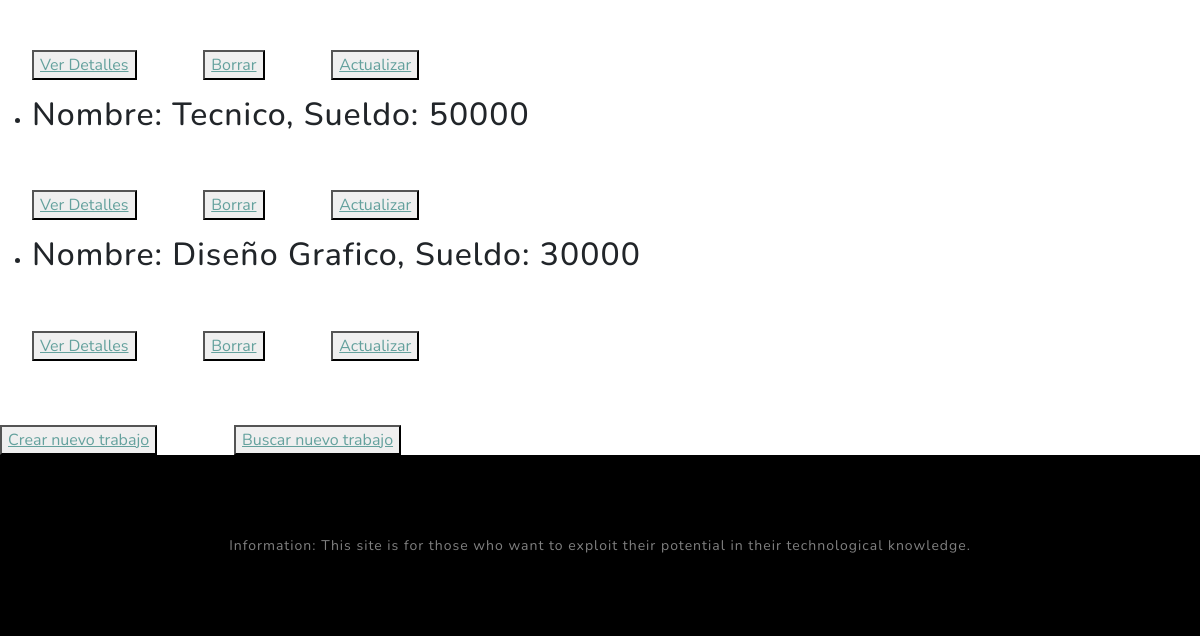
The app's page /trabajos_list/ (signed in, lower part), older data.
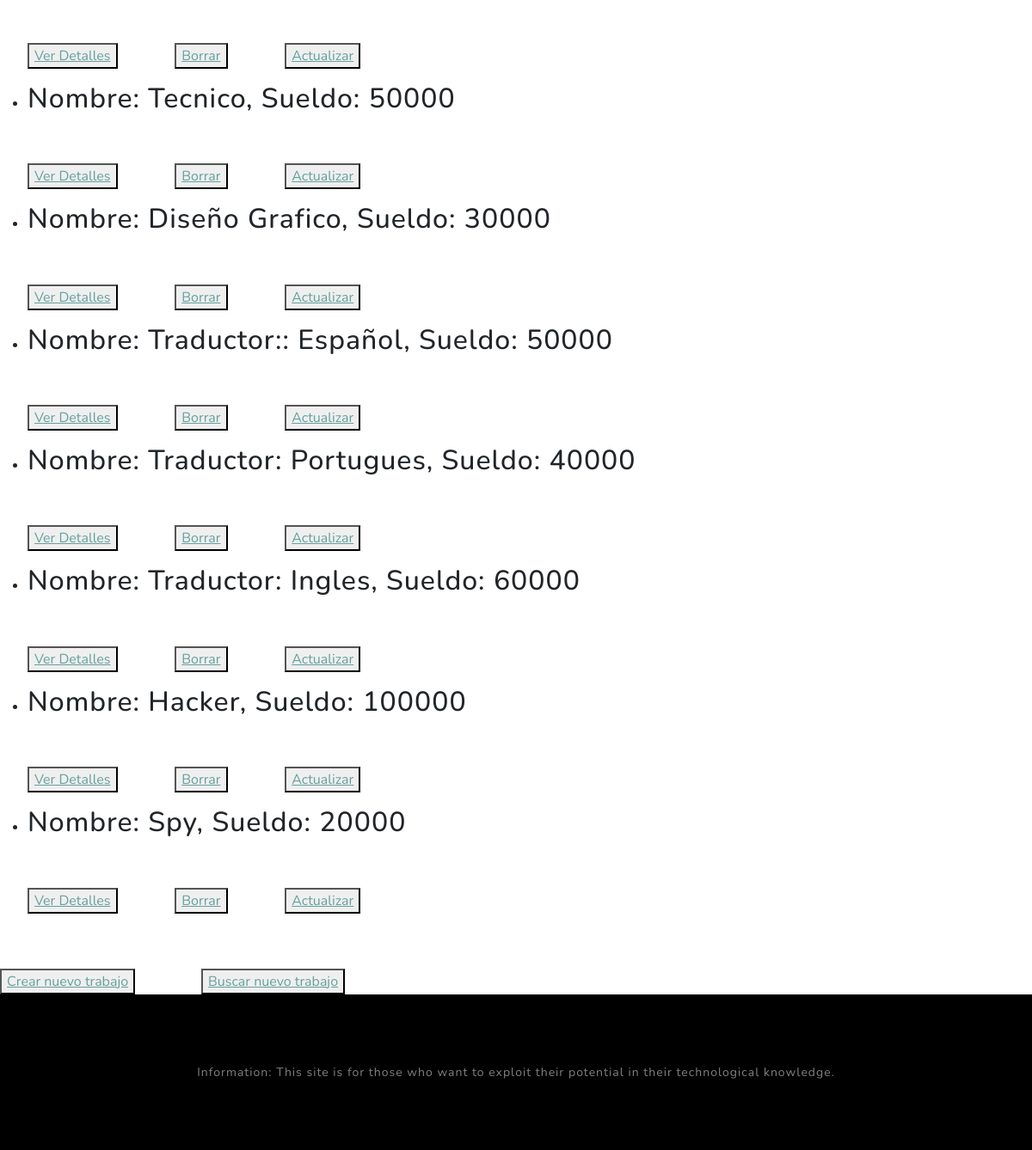
The same page, newer data.
### MiApp2/models.py (models this page shows)
class Trabajo(models.Model):
    nombre=models.CharField(max_length=40)
    sueldo = models.IntegerField()
    def __str__(self):
        return f'Nombre: {self.nombre}, Sueldo: {self.sueldo}'

### MiApp2/views.py (the view)
# urls.py: path('trabajos_list/', views.TrabajoList.as_view(), name='List'),
class TrabajoList(ListView):
    model = Trabajo
    template_name = 'MiApp2/trabajo_list.html'

### MiApp2/Templates/MiApp2/trabajo_list.html (shortened to what this page needs)
{% extends 'MiApp2/index.html' %}
{% load static %}
{% block codigo_fatal2 %}
{% for trabajo in object_list %}
<ul>
    <li>
        <h2>{{trabajo}}</h2>
        <br>
        <br>
        <button>
            <a href="{% url 'Detail' trabajo.id %}">Ver Detalles</a>
        </button>
        <button>
            <a href="{% url 'Delete' trabajo.id %}">Borrar</a>
        </button>
        <button>
            <a href="{% url 'Update' trabajo.id %}">Actualizar</a>
        </button>
    </li>
</ul>
{% endfor %}
    <br>
    <br>
<button>
    <a href="{% url 'Create' %}">Crear nuevo trabajo</a>
</button>
<button>
    <a href="{% url 'Buscar Trabajo' %}">Buscar nuevo trabajo</a>
</button>
{% endblock %}

Row changes from the older to the newer data that the page shows:
added Trabajo: nombre+sueldo "Nombre: Traductor:: Español, Sueldo: 50000"
added Trabajo: nombre+sueldo "Nombre: Traductor: Portugues, Sueldo: 40000"
added Trabajo: nombre+sueldo "Nombre: Traductor: Ingles, Sueldo: 60000"
added Trabajo: nombre+sueldo "Nombre: Hacker, Sueldo: 100000"
added Trabajo: nombre+sueldo "Nombre: Spy, Sueldo: 20000"
